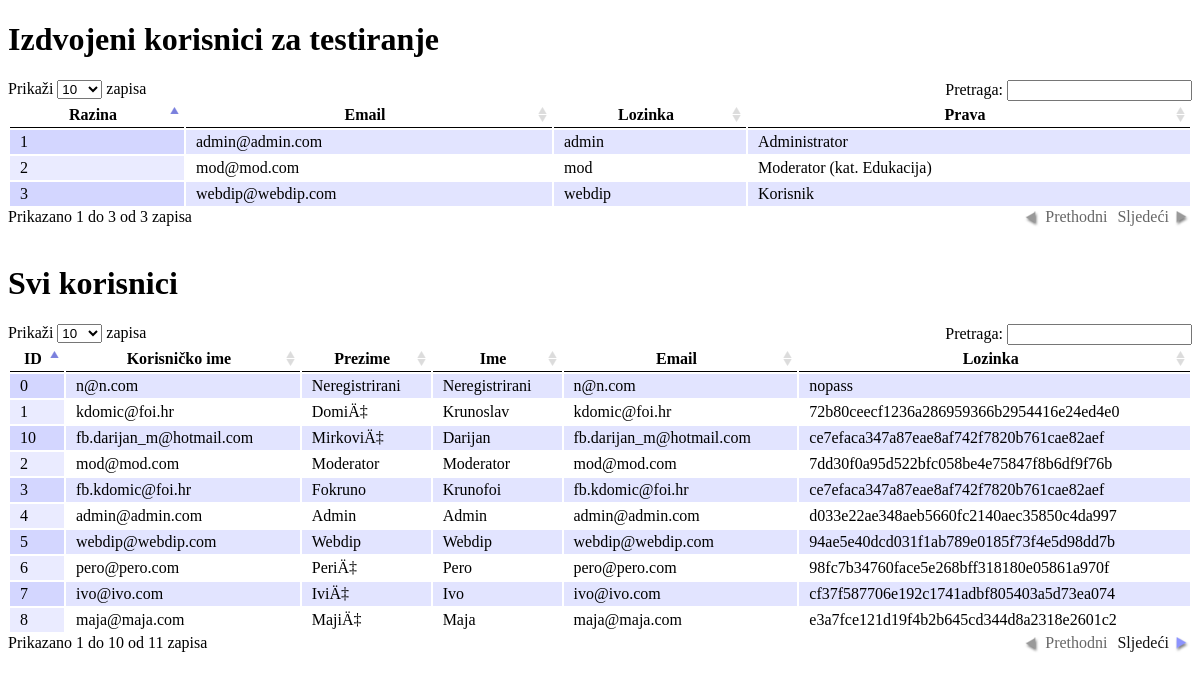
Screenshot of /privatno/korisnici.php with the database file from the repository.
### tables this page shows
CREATE TABLE IF NOT EXISTS `korisnici` (
  `id` int(11) NOT NULL auto_increment,
  `ime` varchar(45) NOT NULL,
  `prezime` varchar(45) NOT NULL,
  `adresa` varchar(45) NOT NULL,
  `pbr` varchar(5) NOT NULL,
  `mjesto` varchar(45) NOT NULL,
  `telefon` varchar(20) default NULL,
  `email` varchar(45) NOT NULL,
  `oib` varchar(11) NOT NULL,
  `open_id` mediumint(9) default '0' COMMENT '0 - normalno\n1- facebook\n2 - google',
  `deaktiviran` tinyint(4) default '0' COMMENT '0 aktiviran\n1 deaktiviran',
  `zamrznut` datetime default NULL COMMENT 'Datum do kojeg je aktiviran',
  `datum_registracije` datetime default NULL,
  `email_potvrda` varchar(45) default NULL,
  `password` varchar(45) NOT NULL,
  `ovlasti` mediumint(9) NOT NULL COMMENT '1 reg_user\n2 mod\n3 admin',
  `aktivan` tinyint(4) NOT NULL default '1' COMMENT '0-ne; 1-da',
  PRIMARY KEY  (`id`),
  UNIQUE KEY `email` (`email`)
);

### public_html/includes/database.php (called while the page is built, shortened)
<?php
    class MySQLDatabase extends mysqli{
        public function db_query($sql) {
            $result = $this->query($sql);
            return $result;
        }
        public function db_fetch_array($result_set) {
            return $result_set->fetch_array(MYSQLI_ASSOC);
        }
    }
?>

### public_html/includes/database_object.php (called while the page is built, shortened)
<?php
    require_once('database.php');
    class DatabaseObject {
        public static function find_by_sql($sql="") {
            global $database;
            $result_set = $database->db_query($sql);
            $object_array = array();
            while ($row = $database->db_fetch_array($result_set))
                $object_array[] = self::instantiate($row);
            return $object_array;
        }
        public static function find_all() {
            return self::find_by_sql("SELECT * FROM ".static::$table_name);
        }
        private static function instantiate($record) {
            $object = new static;
            foreach($record as $attribute=>$value)
                if($object->has_attribute($attribute))
                    $object->$attribute = $value;
            return $object;
        }
        private function has_attribute($attribute) {
            return array_key_exists($attribute, $this->attributes());
        }
        protected function attributes() {
            $attributes = array();
            foreach(static::$db_fields as $field)
                if(property_exists($this, $field))
                    $attributes[$field] = $this->$field;
            return $attributes;
        }
    }
?>

### public_html/privatno/korisnici.php (the view, shortened to what this page needs)
<!DOCTYPE html>
<html>
<head>
	<link rel="stylesheet" type="text/css" href="../stylesheet/jquery.dataTables.css" />
</head>
<body>
    <h1>Izdvojeni korisnici za testiranje</h1>
    <table id="izdvojeno">
        <thead>
            <tr>
                <th>Razina</th>
                <th>Email</th>
                <th>Lozinka</th>
                <th>Prava</th>
            </tr>
        </thead>
        <tbody>
            <tr>
                <td>1</td>
                <td>admin@admin.com</td>
                <td>admin</td>
                <td>Administrator</td>
            </tr>
            <tr>
                <td>2</td>
                <td>mod@mod.com</td>
                <td>mod</td>
                <td>Moderator (kat. Edukacija)</td>
            </tr>
            <tr>
                <td>3</td>
                <td>webdip@webdip.com</td>
                <td>webdip</td>
                <td>Korisnik</td>
            </tr>
        </tbody>
    </table>
    <br><br>
    <h1>Svi korisnici</h1>
	<?php
		$_k = Korisnici::find_all();
        echo "<table id=sviKorisnici>";
        echo "<thead>";
            echo "<tr><th>ID</th><th>Korisničko ime</th><th>Prezime</th><th>Ime</th><th>Email</th><th>Lozinka</th></tr>";
        echo "</thead>";
        echo "<tbody>";
        foreach ($_k as $k) {
            echo '<tr>';
                echo '<td>'.$k->id.'</td>';
                echo '<td>'.$k->email.'</td>';
                echo '<td>'.$k->prezime.'</td>';
                echo '<td>'.$k->ime.'</td>';
                echo '<td>'.$k->email.'</td>';
                echo '<td>'.$k->password.'</td>';
            echo '</tr>';
        }
        echo "</tbody>";
        echo "</table>";
	?>
</body>
</html>

### rows the page displays
korisnici: id "0", email "n@n.com", prezime "Neregistrirani", ime "Neregistrirani", password "nopass"
korisnici: id "1", email "kdomic@foi.hr", prezime "DomiÄ‡", ime "Krunoslav", password "72b80ceecf1236a286959366b2954416e24ed4e0"
korisnici: id "2", email "mod@mod.com", prezime "Moderator", ime "Moderator", password "7dd30f0a95d522bfc058be4e75847f8b6df9f76b"
korisnici: id "3", email "fb.kdomic@foi.hr", prezime "Fokruno", ime "Krunofoi", password "ce7efaca347a87eae8af742f7820b761cae82aef"
korisnici: id "4", email "admin@admin.com", prezime "Admin", ime "Admin", password "d033e22ae348aeb5660fc2140aec35850c4da997"
korisnici: id "5", email "webdip@webdip.com", prezime "Webdip", ime "Webdip", password "94ae5e40dcd031f1ab789e0185f73f4e5d98dd7b"
korisnici: id "6", email "pero@pero.com", prezime "PeriÄ‡", ime "Pero", password "98fc7b34760face5e268bff318180e05861a970f"
korisnici: id "7", email "ivo@ivo.com", prezime "IviÄ‡", ime "Ivo", password "cf37f587706e192c1741adbf805403a5d73ea074"
korisnici: id "8", email "maja@maja.com", prezime "MajiÄ‡", ime "Maja", password "e3a7fce121d19f4b2b645cd344d8a2318e2601c2"
korisnici: id "10", email "fb.darijan_m@hotmail.com", prezime "MirkoviÄ‡", ime "Darijan", password "ce7efaca347a87eae8af742f7820b761cae82aef"
